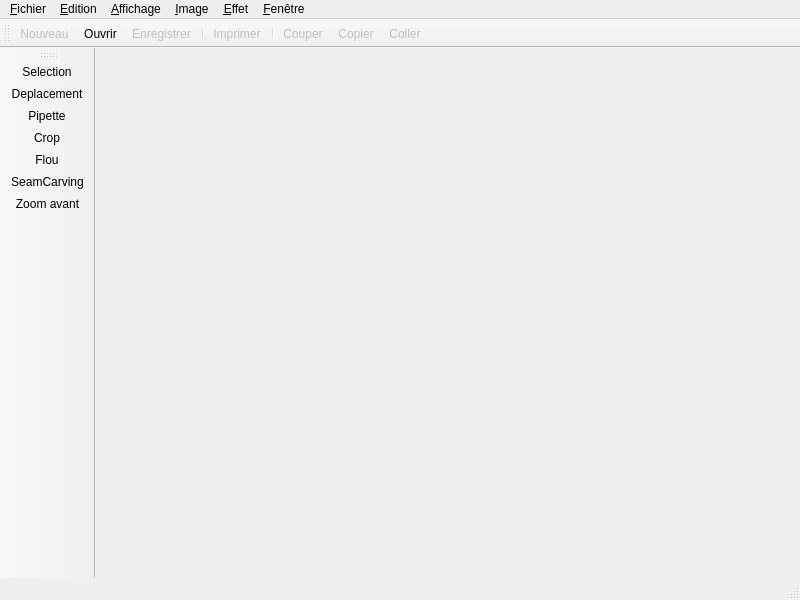
<?xml version="1.0" encoding="UTF-8"?>
<ui version="4.0">
 <class>MainWindow</class>
 <widget class="QMainWindow" name="MainWindow">
  <property name="geometry">
   <rect>
    <x>0</x>
    <y>0</y>
    <width>800</width>
    <height>600</height>
   </rect>
  </property>
  <property name="windowTitle">
   <string>MainWindow</string>
  </property>
  <widget class="QWidget" name="centralwidget"/>
  <widget class="QMenuBar" name="menubar">
   <property name="geometry">
    <rect>
     <x>0</x>
     <y>0</y>
     <width>800</width>
     <height>21</height>
    </rect>
   </property>
   <widget class="QMenu" name="menuTest">
    <property name="title">
     <string>&amp;Fichier</string>
    </property>
    <addaction name="action_Nouveau"/>
    <addaction name="action_Ouvrir"/>
    <addaction name="action_Fermer"/>
    <addaction name="separator"/>
    <addaction name="action_Enregistrer"/>
    <addaction name="action_Enregistrer_sous"/>
    <addaction name="separator"/>
    <addaction name="action_Imprimer"/>
    <addaction name="separator"/>
    <addaction name="actionExit"/>
   </widget>
   <widget class="QMenu" name="menu_Edition">
    <property name="title">
     <string>&amp;Edition</string>
    </property>
    <addaction name="action_Annuler"/>
    <addaction name="separator"/>
    <addaction name="action_Couper"/>
    <addaction name="action_Copier"/>
    <addaction name="action_Coller"/>
    <addaction name="separator"/>
   </widget>
   <widget class="QMenu" name="menu_Affichage">
    <property name="title">
     <string>&amp;Affichage</string>
    </property>
    <addaction name="actionZoom_avant"/>
    <addaction name="action_Zoom_arriere"/>
   </widget>
   <widget class="QMenu" name="menu_Image">
    <property name="title">
     <string>&amp;Image</string>
    </property>
    <addaction name="actionRotation_180"/>
    <addaction name="actionRotation_90_Horaire"/>
    <addaction name="action_Rotation_90_antihoraire"/>
   </widget>
   <widget class="QMenu" name="menu_Effet">
    <property name="title">
     <string>&amp;Effet</string>
    </property>
    <widget class="QMenu" name="menu_Flou">
     <property name="title">
      <string>&amp;Flou</string>
     </property>
     <addaction name="action_Flou_gaussien"/>
     <addaction name="action_Flou_moyenneur"/>
     <addaction name="action_Personnalis_flou"/>
     <addaction name="separator"/>
     <addaction name="action_Taille_filtre"/>
    </widget>
    <widget class="QMenu" name="menu_Datetction_de_contours">
     <property name="title">
      <string>&amp;Datetction de contours</string>
     </property>
     <addaction name="action_Flou_Sobel"/>
     <addaction name="action_Flou_Roberts"/>
     <addaction name="action_Personnalis_Detec"/>
     <addaction name="separator"/>
    </widget>
    <addaction name="menu_Flou"/>
    <addaction name="menu_Datetction_de_contours"/>
   </widget>
   <widget class="QMenu" name="menu_Fen_tre">
    <property name="title">
     <string>&amp;Fenêtre</string>
    </property>
    <addaction name="actionFusion"/>
    <addaction name="actionBarre_d_outil"/>
    <addaction name="actionBarre_de_menu"/>
    <addaction name="actionCouleurs"/>
    <addaction name="actionHistogramme"/>
   </widget>
   <addaction name="menuTest"/>
   <addaction name="menu_Edition"/>
   <addaction name="menu_Affichage"/>
   <addaction name="menu_Image"/>
   <addaction name="menu_Effet"/>
   <addaction name="menu_Fen_tre"/>
  </widget>
  <widget class="QStatusBar" name="statusbar"/>
  <widget class="QToolBar" name="toolBar">
   <property name="windowTitle">
    <string>toolBar</string>
   </property>
   <attribute name="toolBarArea">
    <enum>TopToolBarArea</enum>
   </attribute>
   <attribute name="toolBarBreak">
    <bool>false</bool>
   </attribute>
   <addaction name="action_Nouveau"/>
   <addaction name="action_Ouvrir"/>
   <addaction name="action_Enregistrer"/>
   <addaction name="separator"/>
   <addaction name="action_Imprimer"/>
   <addaction name="separator"/>
   <addaction name="action_Couper"/>
   <addaction name="action_Copier"/>
   <addaction name="action_Coller"/>
  </widget>
  <widget class="QToolBar" name="toolBar_2">
   <property name="windowTitle">
    <string>toolBar_2</string>
   </property>
   <attribute name="toolBarArea">
    <enum>LeftToolBarArea</enum>
   </attribute>
   <attribute name="toolBarBreak">
    <bool>false</bool>
   </attribute>
   <addaction name="action_Selection"/>
   <addaction name="actionDeplacement"/>
   <addaction name="actionPipette"/>
   <addaction name="actionCrop"/>
   <addaction name="actionFlou"/>
   <addaction name="actionSeamCarving"/>
   <addaction name="actionZoom_avant"/>
  </widget>
  <action name="action_Nouveau">
   <property name="enabled">
    <bool>false</bool>
   </property>
   <property name="icon">
    <iconset resource="res.qrc">
     <normaloff>:/Edition/Menu Edition/new file.png</normaloff>:/Edition/Menu Edition/new file.png</iconset>
   </property>
   <property name="text">
    <string>&amp;Nouveau</string>
   </property>
   <property name="shortcut">
    <string>Ctrl+N</string>
   </property>
  </action>
  <action name="action_Ouvrir">
   <property name="icon">
    <iconset resource="res.qrc">
     <normaloff>:/Edition/Menu Edition/Open.png</normaloff>:/Edition/Menu Edition/Open.png</iconset>
   </property>
   <property name="text">
    <string>&amp;Ouvrir</string>
   </property>
   <property name="shortcut">
    <string>Ctrl+O</string>
   </property>
  </action>
  <action name="action_Fermer">
   <property name="enabled">
    <bool>false</bool>
   </property>
   <property name="icon">
    <iconset resource="res.qrc">
     <normaloff>:/Edition/Menu Edition/Close file.png</normaloff>:/Edition/Menu Edition/Close file.png</iconset>
   </property>
   <property name="text">
    <string>&amp;Fermer</string>
   </property>
   <property name="shortcut">
    <string>Ctrl+W</string>
   </property>
  </action>
  <action name="action_Enregistrer">
   <property name="enabled">
    <bool>false</bool>
   </property>
   <property name="icon">
    <iconset resource="res.qrc">
     <normaloff>:/Edition/Menu Edition/Save.png</normaloff>:/Edition/Menu Edition/Save.png</iconset>
   </property>
   <property name="text">
    <string>&amp;Enregistrer</string>
   </property>
   <property name="shortcut">
    <string>Ctrl+S</string>
   </property>
  </action>
  <action name="action_Enregistrer_sous">
   <property name="enabled">
    <bool>false</bool>
   </property>
   <property name="icon">
    <iconset resource="res.qrc">
     <normaloff>:/Edition/Menu Edition/Save as.png</normaloff>:/Edition/Menu Edition/Save as.png</iconset>
   </property>
   <property name="text">
    <string>&amp;Enregistrer sous</string>
   </property>
   <property name="shortcut">
    <string>Ctrl+Shift+S</string>
   </property>
  </action>
  <action name="action_Imprimer">
   <property name="enabled">
    <bool>false</bool>
   </property>
   <property name="icon">
    <iconset resource="res.qrc">
     <normaloff>:/Edition/Menu Edition/Print.png</normaloff>:/Edition/Menu Edition/Print.png</iconset>
   </property>
   <property name="text">
    <string>&amp;Imprimer</string>
   </property>
   <property name="shortcut">
    <string>Ctrl+P</string>
   </property>
  </action>
  <action name="actionExit">
   <property name="text">
    <string>Exit</string>
   </property>
  </action>
  <action name="action_Annuler">
   <property name="icon">
    <iconset resource="res.qrc">
     <normaloff>:/File/Menu File/Undo.png</normaloff>:/File/Menu File/Undo.png</iconset>
   </property>
   <property name="text">
    <string>&amp;Annuler</string>
   </property>
   <property name="shortcut">
    <string>Ctrl+Z</string>
   </property>
  </action>
  <action name="action_Couper">
   <property name="enabled">
    <bool>false</bool>
   </property>
   <property name="icon">
    <iconset resource="res.qrc">
     <normaloff>:/File/Menu File/couper.png</normaloff>:/File/Menu File/couper.png</iconset>
   </property>
   <property name="text">
    <string>&amp;Couper</string>
   </property>
   <property name="shortcut">
    <string>Ctrl+X</string>
   </property>
  </action>
  <action name="action_Copier">
   <property name="enabled">
    <bool>false</bool>
   </property>
   <property name="icon">
    <iconset resource="res.qrc">
     <normaloff>:/File/Menu File/copier.png</normaloff>:/File/Menu File/copier.png</iconset>
   </property>
   <property name="text">
    <string>&amp;Copier</string>
   </property>
   <property name="shortcut">
    <string>Ctrl+C</string>
   </property>
  </action>
  <action name="action_Coller">
   <property name="enabled">
    <bool>false</bool>
   </property>
   <property name="icon">
    <iconset resource="res.qrc">
     <normaloff>:/File/Menu File/Paste.png</normaloff>:/File/Menu File/Paste.png</iconset>
   </property>
   <property name="text">
    <string>&amp;Coller</string>
   </property>
   <property name="shortcut">
    <string>Ctrl+V</string>
   </property>
  </action>
  <action name="actionZoom_avant">
   <property name="icon">
    <iconset resource="res.qrc">
     <normaloff>:/Affichage/Menu Afichage/Zoom avant.png</normaloff>:/Affichage/Menu Afichage/Zoom avant.png</iconset>
   </property>
   <property name="text">
    <string>Zoom avant</string>
   </property>
   <property name="shortcut">
    <string>Ctrl++</string>
   </property>
  </action>
  <action name="action_Zoom_arriere">
   <property name="icon">
    <iconset resource="res.qrc">
     <normaloff>:/Affichage/Menu Afichage/Zoom arriere.png</normaloff>:/Affichage/Menu Afichage/Zoom arriere.png</iconset>
   </property>
   <property name="text">
    <string>&amp;Zoom arrière</string>
   </property>
   <property name="shortcut">
    <string>Ctrl+-</string>
   </property>
  </action>
  <action name="actionRotation_90_Horaire">
   <property name="icon">
    <iconset resource="res.qrc">
     <normaloff>:/Image/Menu Image/Rotation clock.png</normaloff>:/Image/Menu Image/Rotation clock.png</iconset>
   </property>
   <property name="text">
    <string>Rotation 90° Horaire</string>
   </property>
  </action>
  <action name="action_Rotation_90_antihoraire">
   <property name="icon">
    <iconset resource="res.qrc">
     <normaloff>:/Image/Menu Image/Rotation otherclock.png</normaloff>:/Image/Menu Image/Rotation otherclock.png</iconset>
   </property>
   <property name="text">
    <string>&amp;Rotation 90° antihoraire</string>
   </property>
  </action>
  <action name="actionRotation_180">
   <property name="icon">
    <iconset resource="res.qrc">
     <normaloff>:/Image/Menu Image/Rotation 180.png</normaloff>:/Image/Menu Image/Rotation 180.png</iconset>
   </property>
   <property name="text">
    <string>Rotation 180°</string>
   </property>
  </action>
  <action name="action_Flou_gaussien">
   <property name="text">
    <string>&amp;Flou gaussien </string>
   </property>
  </action>
  <action name="action_Flou_moyenneur">
   <property name="text">
    <string>&amp;Flou moyenneur</string>
   </property>
  </action>
  <action name="action_Personnalis_flou">
   <property name="text">
    <string>&amp;Personnalisé...</string>
   </property>
  </action>
  <action name="action_Flou_Sobel">
   <property name="text">
    <string>&amp;Flou Sobel</string>
   </property>
  </action>
  <action name="action_Flou_Roberts">
   <property name="text">
    <string>&amp;Flou Roberts</string>
   </property>
  </action>
  <action name="action_Personnalis_Detec">
   <property name="text">
    <string>&amp;Personnalisé...</string>
   </property>
  </action>
  <action name="actionFusion">
   <property name="checkable">
    <bool>true</bool>
   </property>
   <property name="checked">
    <bool>true</bool>
   </property>
   <property name="text">
    <string>Fusion</string>
   </property>
  </action>
  <action name="actionBarre_d_outil">
   <property name="checkable">
    <bool>true</bool>
   </property>
   <property name="text">
    <string>Barre d'outil</string>
   </property>
  </action>
  <action name="actionBarre_de_menu">
   <property name="checkable">
    <bool>true</bool>
   </property>
   <property name="text">
    <string>Barre de menu</string>
   </property>
  </action>
  <action name="actionCouleurs">
   <property name="checkable">
    <bool>true</bool>
   </property>
   <property name="text">
    <string>Couleurs</string>
   </property>
  </action>
  <action name="actionHistogramme">
   <property name="checkable">
    <bool>true</bool>
   </property>
   <property name="text">
    <string>Histogramme</string>
   </property>
  </action>
  <action name="action_Taille_filtre">
   <property name="text">
    <string>&amp;Taille filtre</string>
   </property>
  </action>
  <action name="action_Selection">
   <property name="icon">
    <iconset resource="res.qrc">
     <normaloff>:/Barre outil/Tool bar/Selection.png</normaloff>:/Barre outil/Tool bar/Selection.png</iconset>
   </property>
   <property name="text">
    <string>&amp;Selection</string>
   </property>
  </action>
  <action name="actionDeplacement">
   <property name="icon">
    <iconset resource="res.qrc">
     <normaloff>:/Barre outil/Tool bar/Deplacement.png</normaloff>:/Barre outil/Tool bar/Deplacement.png</iconset>
   </property>
   <property name="text">
    <string>Deplacement</string>
   </property>
  </action>
  <action name="actionCrop">
   <property name="icon">
    <iconset resource="res.qrc">
     <normaloff>:/Barre outil/Tool bar/Crop.png</normaloff>:/Barre outil/Tool bar/Crop.png</iconset>
   </property>
   <property name="text">
    <string>Crop</string>
   </property>
  </action>
  <action name="actionFlou">
   <property name="icon">
    <iconset resource="res.qrc">
     <normaloff>:/Barre outil/Tool bar/Flou.png</normaloff>:/Barre outil/Tool bar/Flou.png</iconset>
   </property>
   <property name="text">
    <string>Flou</string>
   </property>
  </action>
  <action name="actionSeamCarving">
   <property name="icon">
    <iconset resource="res.qrc">
     <normaloff>:/Barre outil/Tool bar/Seamcarving.png</normaloff>:/Barre outil/Tool bar/Seamcarving.png</iconset>
   </property>
   <property name="text">
    <string>SeamCarving</string>
   </property>
  </action>
  <action name="actionPipette">
   <property name="enabled">
    <bool>true</bool>
   </property>
   <property name="icon">
    <iconset resource="res.qrc">
     <normaloff>:/group1/pipette-icon.png</normaloff>:/group1/pipette-icon.png</iconset>
   </property>
   <property name="text">
    <string>Pipette</string>
   </property>
  </action>
 </widget>
 <resources>
  <include location="res.qrc"/>
 </resources>
 <connections/>
</ui>
